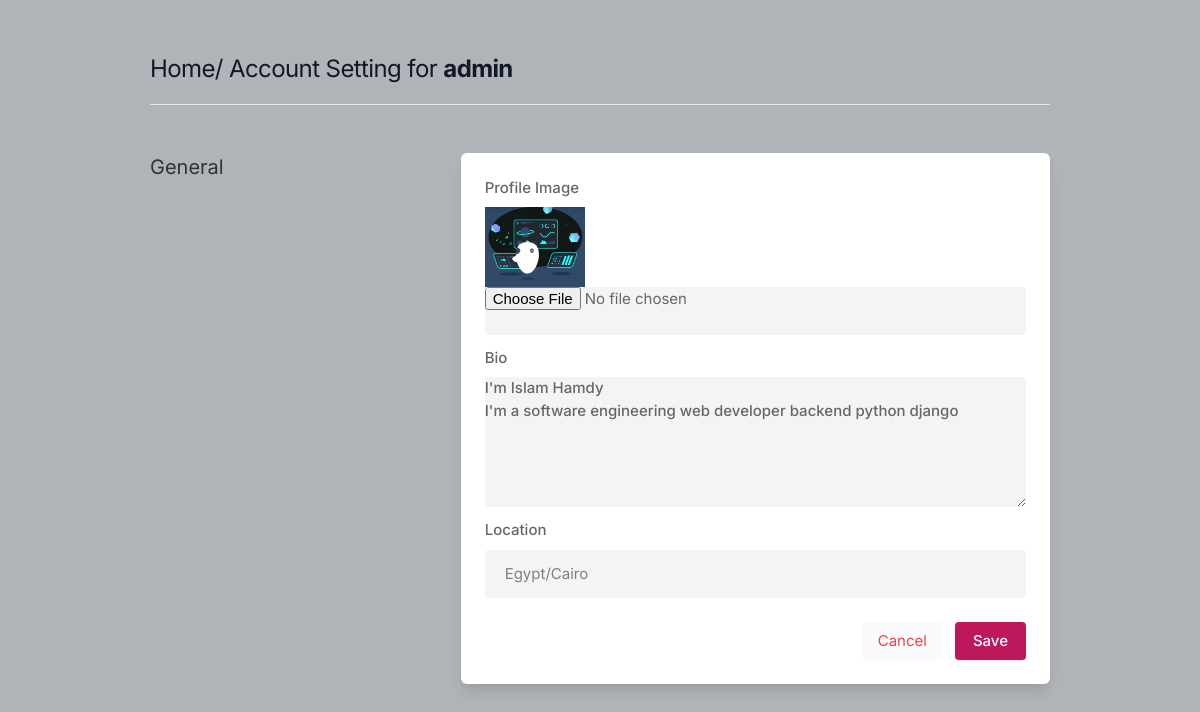
Before: /settings (signed in) with the older database file.
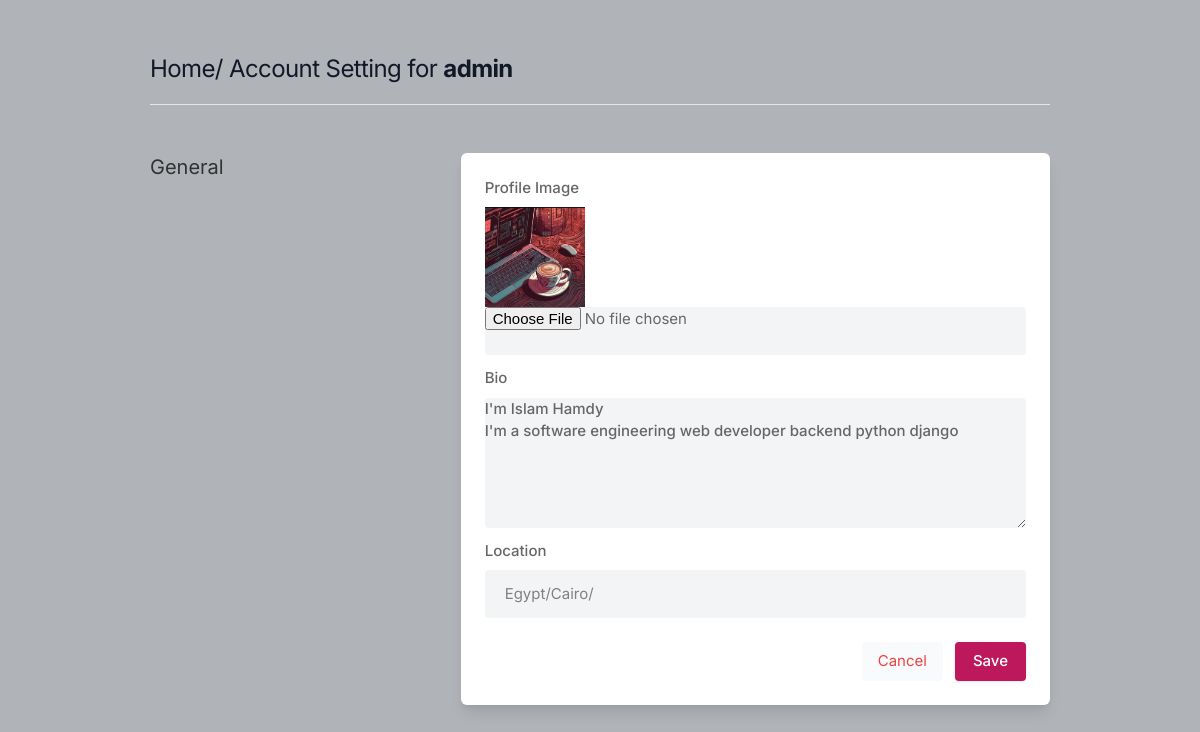
After: the same page with the newer database file.
### core/models.py (models this page shows, shortened)
class Profile(models.Model):
    user = models.ForeignKey(User, on_delete=models.CASCADE)
    bio = models.TextField(max_length=500000, blank=True)
    profileimg = models.ImageField(upload_to='profile_images', default='profile/picture.png')
    location = models.CharField(max_length=200, blank=True)

### core/views.py (the view, shortened to what this page needs)
# urls.py: path('settings', views.settings , name='settings'),
@login_required(login_url='signin')
def settings(request):
    user_profile = Profile.objects.get(user=request.user)
    return render(request,'setting.html',{'user_profile':user_profile})

### templates/setting.html (shortened to what this page needs)
{% load static %}
<!DOCTYPE html>
<html lang="en">
<head>
    <link rel="stylesheet" href="{% static 'assets/css/icons.css' %}">
    <link rel="stylesheet" href="{% static 'assets/css/uikit.css' %}">
    <link rel="stylesheet" href="{% static 'assets/css/style.css' %}">
    <link rel="stylesheet" href="{% static 'assets/css/tailwind.css' %}">
</head>
<body>
            <div class="container m-auto">
                <h1 class="text-2xl leading-none text-gray-900 tracking-tight mt-3"><a href="/">Home</a>/ Account Setting for <b>{{user.username}}</b> </h1>
                <br>
                <hr>
                <div class="grid lg:grid-cols-3 mt-12 gap-8">
                    <div>
                        <h3 class="text-xl mb-2"> General</h3>
                    </div>
                    <div class="bg-white rounded-md lg:shadow-lg shadow col-span-2">
                        <form action="" method="POST" enctype="multipart/form-data">
                            <div class="grid grid-cols-2 gap-3 lg:p-6 p-4">
                                    <div class="col-span-2">
                                        <label for=""> Profile Image</label>
                                        <img width="100" height="100" src="{{user_profile.profileimg.url}}" alt="profileimg">
                                        <input type="file" name="image" value="" class="shadow-none bg-gray-100">
                                    </div>
                                    <div class="col-span-2">
                                        <label for="about"> Bio</label>
                                        <textarea id="about" name="bio" rows="3"  class="shadow-none bg-gray-100">{{user_profile.bio}}</textarea>
                                    </div>
                                    <div class="col-span-2">
                                        <label for=""> Location</label>
                                        <input type="text" name="location" value="{{user_profile.location}}" class="shadow-none bg-gray-100">
                                    </div>
                            </div>
                            <div class="bg-gray-10 p-6 pt-0 flex justify-end space-x-3">
                                <button class="p-2 px-4 rounded bg-gray-50 text-red-500"><a href="/">Cancel</a></button>
                                <button type="submit" class="button bg-blue-700"> Save </button>
                            </div>
                        </form>
                    </div>
                    </div>
                    <br>
                </div>
</body>
</html>

Changed rows visible on the page:
changed Profile "I'm Islam Hamdy I'm a software engineering web developer backend python django": profileimg: a different picture; location "Egypt/Cairo" → "Egypt/Cairo/"
